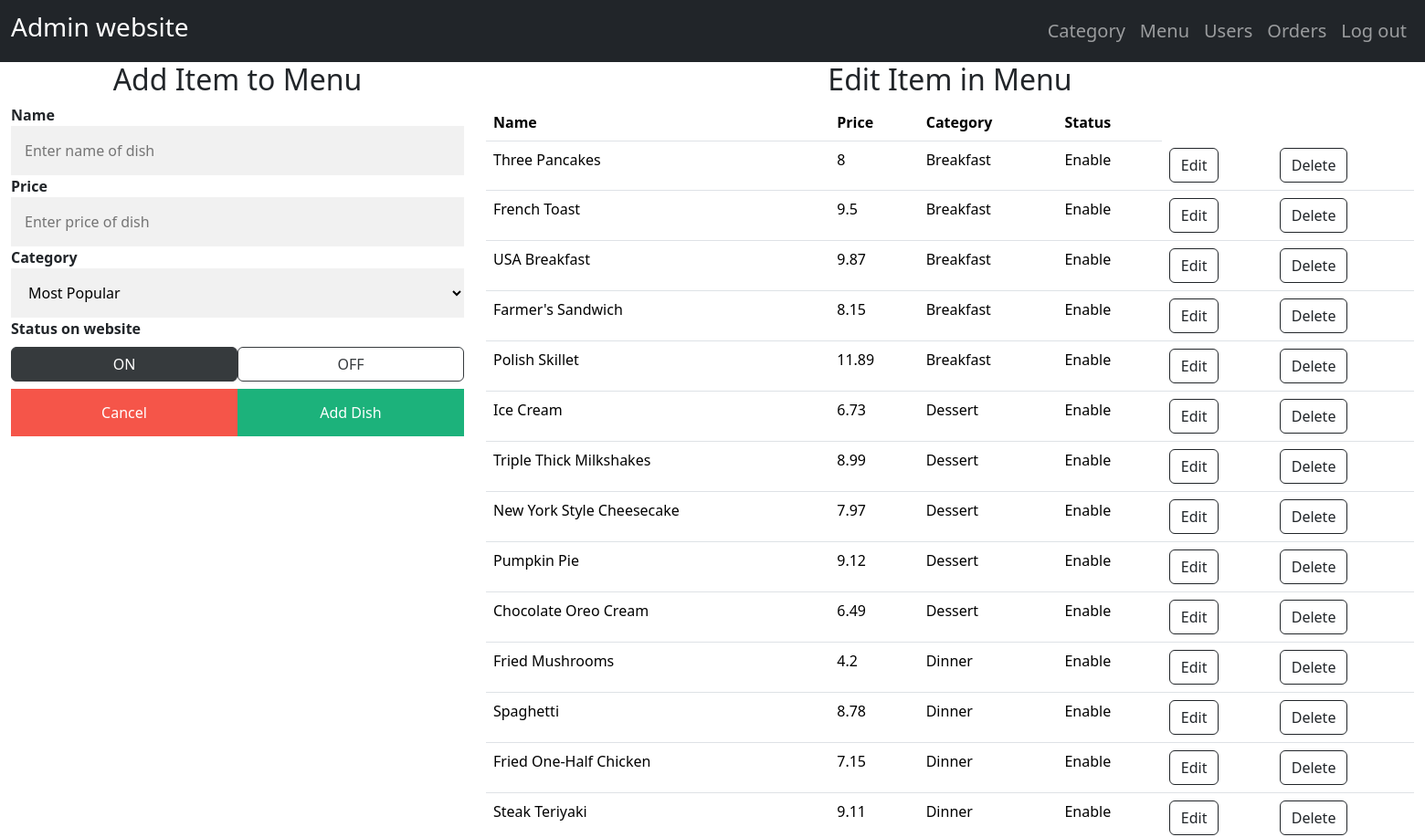
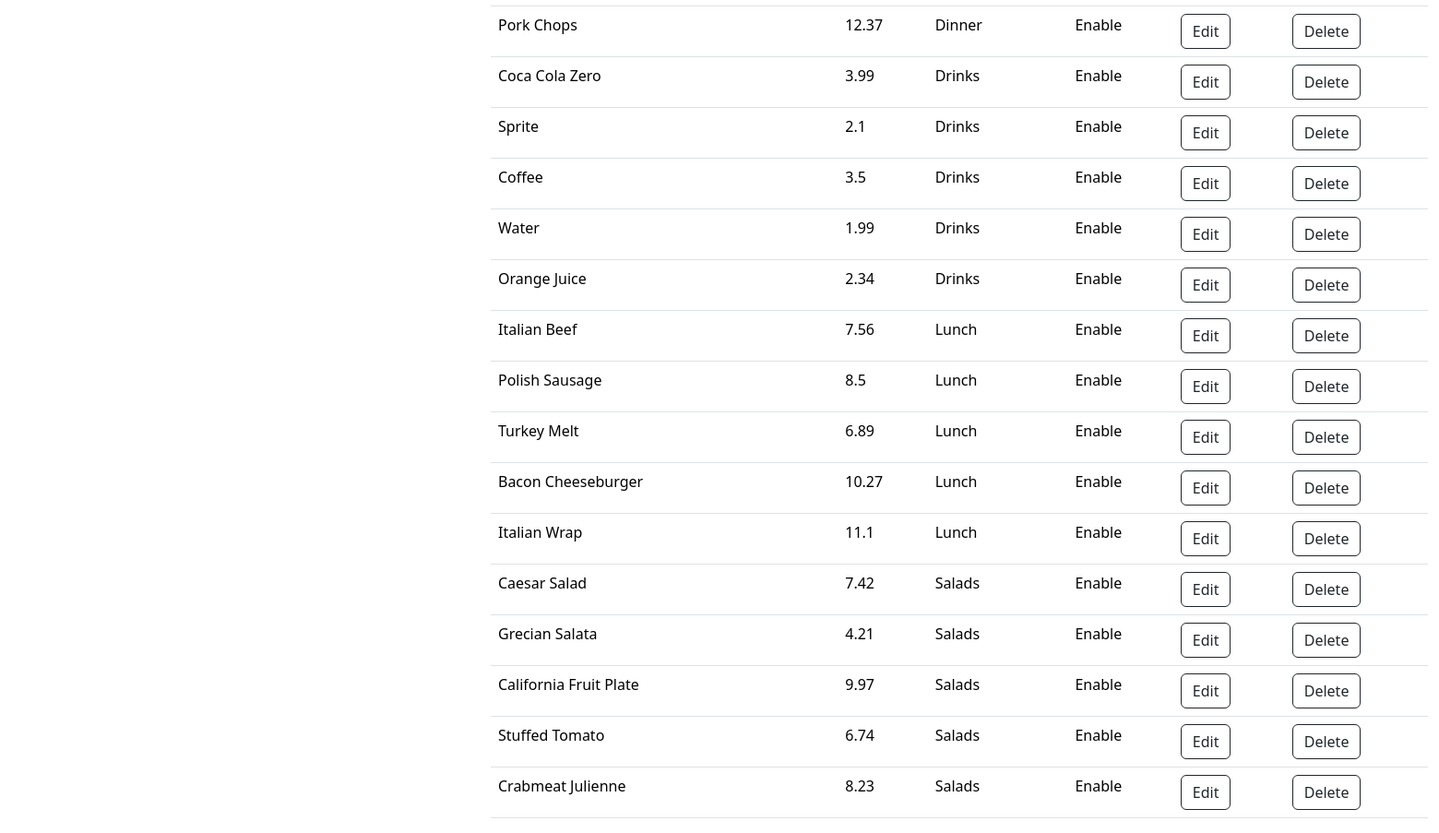
/src/admin_website/php_file/menu.php, run on the app's committed database (2 pictures, top to bottom).
### tables this page shows
CREATE TABLE Item (
    itemID int  NOT NULL AUTO_INCREMENT,
    categoryID int  NOT NULL,
    name varchar(30)  NOT NULL,
    price float  NOT NULL,
    status bool  NOT NULL,
    description varchar(80)  NOT NULL,
    CONSTRAINT Item_pk PRIMARY KEY (itemID)
);

CREATE TABLE Category (
    categoryID int  NOT NULL AUTO_INCREMENT,
    name varchar(30)  NOT NULL,
    imageName varchar(30)  NOT NULL,
    statusCategory bool  NOT NULL,
    CONSTRAINT Category_pk PRIMARY KEY (categoryID)
);

### src/class/Database.php (called while the page is built, shortened)
<?php
class Database
{
    private static $host = "localhost";
    private static $username = "root";
    private static $password = "";
    private static $dataBase = "project";
    static function connect(){
        return mysqli_connect(self::$host, self::$username, self::$password, self::$dataBase);
    }
    static function query($query){
        $conn = self::connect();
        return mysqli_query($conn, $query);
    }
}

### src/class/Menu.php (the view, shortened to what this page needs)
<?php
class Menu
{
    static final function display(){
        require_once "Database.php";
?>
<table class="table">
                <thead>
                <tr>
                    <th scope="col">Name</th>
                    <th scope="col">Price</th>
                    <th scope="col">Category</th>
                    <th scope="col">Status</th>
                </tr>
                </thead>
                <?php
                $resultItem = Database::query("SELECT item.name, price, c.name AS category ,
                    item.status, itemID FROM item JOIN category c on c.categoryID = item.categoryID ORDER BY category ");
                while ($row = mysqli_fetch_array($resultItem)) {
                    echo "<tbody>";
                    echo "<tr>";
                    echo("<td>$row[name]</td>");
                    echo("<td>$row[price]</td>");
                    echo("<td>$row[category]</td>");
                    if ($row['status'] == 1) {
                        $status = 'Enable';
                    } else {
                        $status = 'Disable';
                    }
                    echo("<td>$status</td>");
                    echo("<td><a class='btn btn-outline-dark' href=\"menuEdit.php?itemID=$row[itemID]\">Edit</a></td>");
                    echo("<td><a class='btn btn-outline-dark' href=\"menuDelete.php?itemID=$row[itemID]\">Delete</a></td>");
                    echo "</tr>";
                    echo "</tbody>";
                }
                ?>
            </table>
<?php
    }
}

### src/admin_website/php_file/menu.php (shortened to what this page needs)
<?php
require_once "../../class/Database.php";
require_once "../../class/Menu.php";
?>
<!DOCTYPE html>
<html lang="en">
<head>
</head>
<body>
<?php
require_once "navbar.php";
?>
<div class="container-fluid">
    <div class="row row-cols-2">
        <div class="col-4 text-center">
            <h2>Add Item to Menu</h2>
        </div>
        <div class="col-8 text-center">
            <h2>Edit Item in Menu</h2>
        </div>
        <div class="col-4">
            <form method="post" action="" enctype="multipart/form-data">
                <label for="name"><b>Name</b></label>
                <input type="text" name="name" placeholder="Enter name of dish" required>
                <label for="price"><b>Price</b></label>
                <input type="text" name="price" placeholder="Enter price of dish" required>
                <label for="category"><b>Category</b></label>
                <select name="category">
                    <?php
                    $resultCategory = Database::query("SELECT * FROM category");
                    while ($row = mysqli_fetch_array($resultCategory)) {
                        $id = $row['categoryID'];
                        $name = $row['name'];
                        ?>
                        <option value="<?php echo $id; ?>"><?php echo $name; ?> </option>
                        <?php
                    }
                    ?>
                </select>
                <label><b>Status on website</b></label><br>
                <label class="btn btn-outline-dark btn1" for="option1">ON</label>
                <label class="btn btn-outline-dark btn1" for="option2">OFF</label>
                <div class="clearfix">
                    <button type="reset" class="cancelbtn">Cancel</button>
                    <button type="submit" class="signupbtn" name="submit">Add Dish</button>
                </div>
            </form>
        </div>
        <div class="col-8">
            <?php
            Menu::display();
            ?>
        </div>
    </div>
</div>
</body>
</html>

### src/admin_website/php_file/navbar.php (shortened to what this page needs)
<nav class="navbar navbar-expand-lg bg-dark navbar-dark">
    <div class="container-fluid">
        <a class="navbar-brand" href="admin.php"><h3>Admin website</h3></a>
        <div class="collapse navbar-collapse flex-grow-1 text-right" id="navbarNav">
            <ul class="navbar-nav ms-auto flex-nowrap">
                <li class="nav-item">
                    <a class="nav-link" href="category.php">Category</a>
                </li>
                <li class="nav-item">
                    <a class="nav-link" href="menu.php">Menu</a>
                </li>
                <li class="nav-item">
                    <a class="nav-link" href="users.php">Users</a>
                </li>
                <li class="nav-item">
                    <a class="nav-link" href="orders.php">Orders</a>
                </li>
                <li class="nav-item">
                    <a class="nav-link" href="log_out.php">Log out</a>
                </li>
            </ul>
        </div>
    </div>
</nav>

### src/style/admin.css (style rules this page uses)
nav { font-size: 20px; }
input, select { width: 100%; padding: 15px; margin: 5px 0 22px 0; display: inline-block; border: none; background: #f1f1f1; }
button { background-color: #04AA6D; color: white; padding: 14px 20px; margin: 8px 0; border: none; cursor: pointer; width: 100%; opacity: 0.9; }
.btn1 { padding: 14px 20px; margin: 8px 0; border: none; cursor: pointer; width: 100%; opacity: 0.9; }
.cancelbtn { padding: 14px 20px; background-color: #f44336; }
.cancelbtn, .signupbtn, .btn1 { float: left; width: 50%; }

### data on the page
item: name "Three Pancakes", price "8", categoryID.name "Breakfast", status "Enable"
item: name "French Toast", price "9.5", categoryID.name "Breakfast", status "Enable"
item: name "USA Breakfast", price "9.87", categoryID.name "Breakfast", status "Enable"
item: name "Farmer's Sandwich", price "8.15", categoryID.name "Breakfast", status "Enable"
item: name "Polish Skillet", price "11.89", categoryID.name "Breakfast", status "Enable"
item: name "Ice Cream", price "6.73", categoryID.name "Dessert", status "Enable"
item: name "Triple Thick Milkshakes", price "8.99", categoryID.name "Dessert", status "Enable"
item: name "New York Style Cheesecake", price "7.97", categoryID.name "Dessert", status "Enable"
item: name "Pumpkin Pie", price "9.12", categoryID.name "Dessert", status "Enable"
item: name "Chocolate Oreo Cream", price "6.49", categoryID.name "Dessert", status "Enable"
item: name "Fried Mushrooms", price "4.2", categoryID.name "Dinner", status "Enable"
item: name "Spaghetti", price "8.78", categoryID.name "Dinner", status "Enable"
item: name "Fried One-Half Chicken", price "7.15", categoryID.name "Dinner", status "Enable"
item: name "Steak Teriyaki", price "9.11", categoryID.name "Dinner", status "Enable"
item: name "Pork Chops", price "12.37", categoryID.name "Dinner", status "Enable"
item: name "Coca Cola Zero", price "3.99", categoryID.name "Drinks", status "Enable"
item: name "Sprite", price "2.1", categoryID.name "Drinks", status "Enable"
item: name "Coffee", price "3.5", categoryID.name "Drinks", status "Enable"
item: name "Water", price "1.99", categoryID.name "Drinks", status "Enable"
item: name "Orange Juice", price "2.34", categoryID.name "Drinks", status "Enable"
item: name "Italian Beef", price "7.56", categoryID.name "Lunch", status "Enable"
item: name "Polish Sausage", price "8.5", categoryID.name "Lunch", status "Enable"
item: name "Turkey Melt", price "6.89", categoryID.name "Lunch", status "Enable"
item: name "Bacon Cheeseburger", price "10.27", categoryID.name "Lunch", status "Enable"
item: name "Italian Wrap", price "11.1", categoryID.name "Lunch", status "Enable"
item: name "Caesar Salad", price "7.42", categoryID.name "Salads", status "Enable"
item: name "Grecian Salata", price "4.21", categoryID.name "Salads", status "Enable"
item: name "California Fruit Plate", price "9.97", categoryID.name "Salads", status "Enable"
item: name "Stuffed Tomato", price "6.74", categoryID.name "Salads", status "Enable"
item: name "Crabmeat Julienne", price "8.23", categoryID.name "Salads", status "Enable"

### other printed values
form field category "Most Popular"
